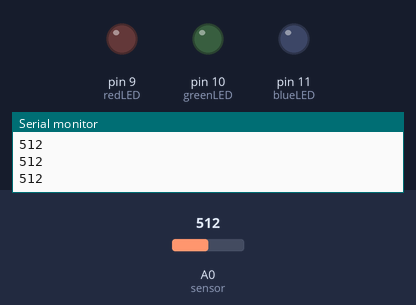
The sketch below on a simulated Arduino Uno, built with avr-gcc and run on an emulated ATmega328P. Shown: output pins drawn as LEDs (lit = HIGH), the last lines printed to the serial monitor. The inputs (shaded band) are chosen by the test bench; at power-on: A0 (sensor) = 512.

Above: at 1.2 s.
1.3 s: A0 (sensor) set to 491
At 2.5 s:
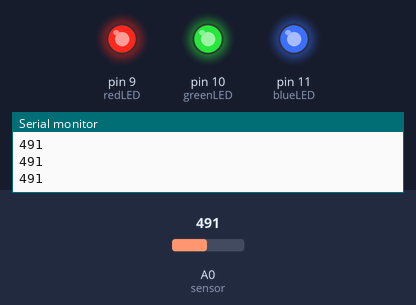
2.8 s: A0 (sensor) set to 510
At 4.0 s:
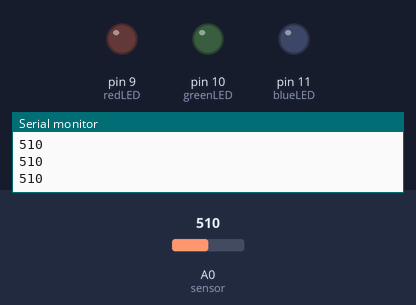
4.3 s: A0 (sensor) set to 490
At 5.0 s:
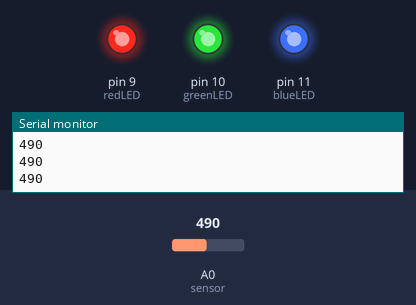
Timing chart, 0 to 7.3 s (numbered marks = the images above; inputs shaded):
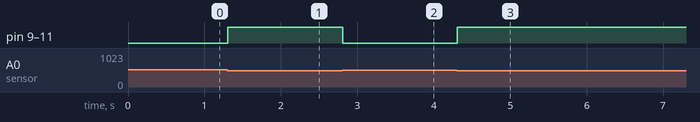

Measured:
- the behaviour switches between 501 and 500 on A0 (sensor) (found by bisection; images 0 and 1)
- after the input at 1.3 s, pin 9 (redLED), pin 10 (greenLED), pin 11 (blueLED): LOW → HIGH at once
- after the input at 2.8 s, pin 9 (redLED), pin 10 (greenLED), pin 11 (blueLED): HIGH → LOW at once
- after the input at 4.3 s, pin 9 (redLED), pin 10 (greenLED), pin 11 (blueLED): LOW → HIGH at once

The sketch:

Potentiometer_OnOffSwitch.ino
```cpp
int redLED = 9;
int greenLED = 10;
int blueLED = 11;
int sensor = A0;

void setup() {
  Serial.begin(9600);

  pinMode(redLED, OUTPUT);
  pinMode(greenLED,OUTPUT);
  pinMode(blueLED,OUTPUT);
}

void loop() {
  int sensorValue = analogRead(sensor);
  Serial.println(sensorValue);

  if (sensorValue > 500) {
    digitalWrite(redLED, LOW);
    digitalWrite(greenLED, LOW);
    digitalWrite(blueLED, LOW);
  }
  else {
    digitalWrite(redLED, HIGH);
    digitalWrite(greenLED, HIGH);
    digitalWrite(blueLED, HIGH);
  }
  delay(1);
}
```
